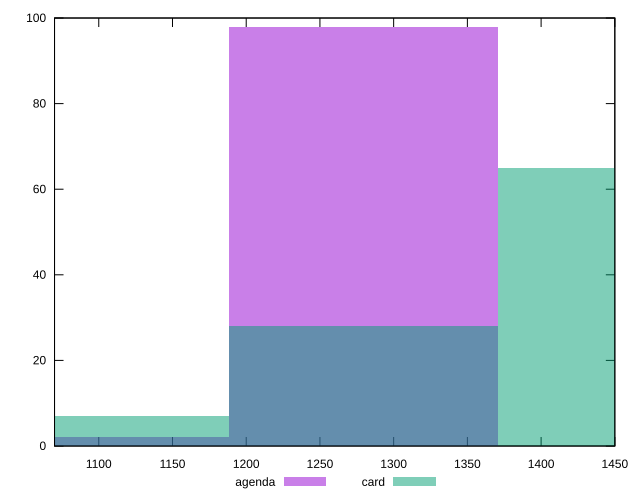

Recreate this plot in gnuplot.
reset

$agenda <<EOF
1279.5801482634456 98
1096.7829842258107 2
EOF

$card <<EOF
1096.7829842258107 7
1462.3773123010808 65
1279.5801482634456 28
EOF

set key outside below
set boxwidth 182.7971640376351
set xrange [1070:1450]
set yrange [0:100]
set trange [0:100]
set style fill transparent solid 0.5 noborder
set terminal svg size 640, 500 enhanced background rgb 'white'
set output "reports/report_00031_2021-02-24T23-18-18.084Z/uses-http2/comparison/histogram/1_vs_2.svg"

plot $agenda title "agenda" with boxes, \
     $card title "card" with boxes

reset
